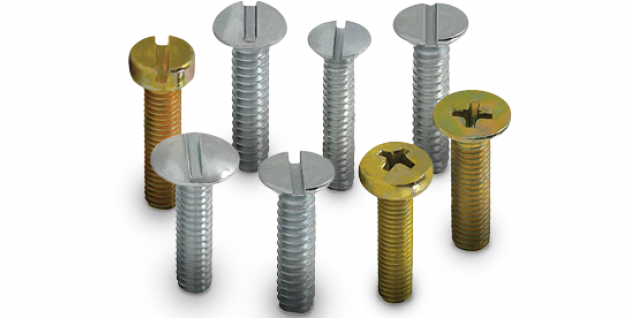
#> input picture dataset/train/01.png, 630 x 318 px; its folder holds only this picture in this run
$ python extractor.py
#> lines starting #> are read from the running program, lines starting #| are printed output that depends on the picture; after the words box and inside, x2 and y2 are one past the last pixel; in counts of white or black regions, pixels touching at a corner belong together
#> in main, original_image is the input picture: shape (318, 630, 3); mean B, G, R 212.7, 218.7, 219.7
import cv2
import os
import numpy as np
import csv

folder_path = 'dataset/train'
output_csv = 'features.csv'
PARAM_ADAPTIVE_BLOCK = 11
PARAM_ADAPTIVE_C = 4

# now that the function works properly, let's extract the contours and save them in a csv file:

def image_processor(original_image):
    gray_image = cv2.cvtColor(original_image, cv2.COLOR_BGR2GRAY)
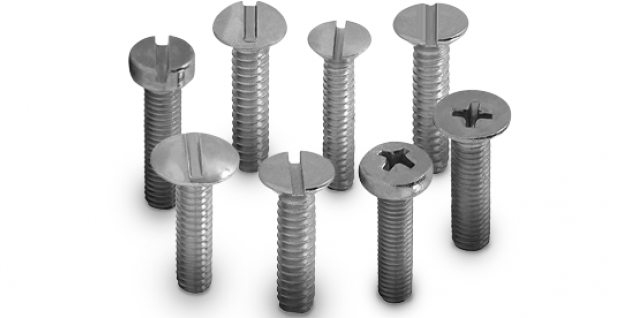
#> gray_image: shape (318, 630); min 8, max 255, mean 218.3
    soft_blur = cv2.GaussianBlur(gray_image, (5, 5), 0)
    binary = cv2.adaptiveThreshold(soft_blur, 255, cv2.ADAPTIVE_THRESH_GAUSSIAN_C, cv2.THRESH_BINARY_INV, PARAM_ADAPTIVE_BLOCK, PARAM_ADAPTIVE_C)
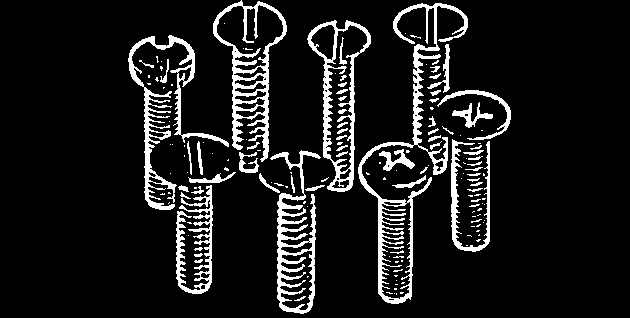
#> binary: shape (318, 630); 10.3% white; 154 white regions (94 under 20 px), largest, box (x1, y1, x2, y2) and area: (358, 3, 468, 304) 3879, (213, 0, 287, 162) 2679, (128, 35, 229, 210) 2629
    kernel = np.ones((3, 3), np.uint8)
    clean_binary = cv2.morphologyEx(binary, cv2.MORPH_OPEN, kernel)
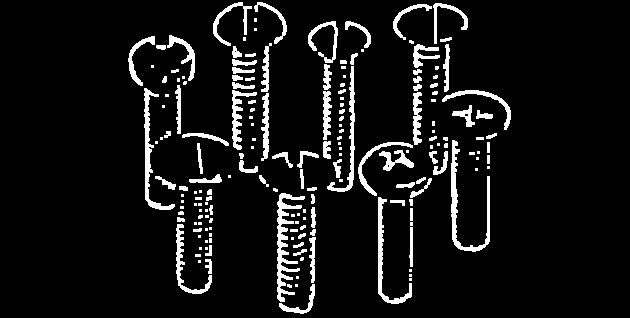
#> clean_binary: shape (318, 630); 7.9% white; 184 white regions (87 under 20 px)

    (contours, _) = cv2.findContours(clean_binary.copy(), cv2.RETR_EXTERNAL, cv2.CHAIN_APPROX_SIMPLE)
#> contours = 184 contours, 109 with area under 20; largest, box (x1, y1, x2, y2) and area: (277, 193, 305, 302) 782, (451, 140, 490, 252) 684, (144, 88, 175, 210) 560, (378, 197, 412, 304) 504, (327, 66, 355, 192) 440

    return contours

def main():

    try:
        file_names = [f for f in os.listdir(folder_path) if f.endswith(('.jpg', '.png'))]
        if not file_names:
            print("Nenhuma imagem foi encontrada")

    except FileNotFoundError:
        print(f'Erro: O diretório {folder_path} não foi encontrado.')

    # dealing with csv:

    with open(output_csv, mode='w', newline='') as f:
        csv_writer = csv.writer(f)
        header = ['image_name', 'area', 'aspect_ratio', 'extent', 'solidity']
        csv_writer.writerow(header)
        print('Iniciando características!')

        for image_name in file_names:
            full_path = os.path.join(folder_path, image_name)
            original_image = cv2.imread(full_path)
            if original_image is None:
                print(f'Erro ao carregar a imagem {image_name}. Pulando para a próxima.')
                continue

            contours = image_processor(original_image)
            for contour in contours:

                # proportions

                area = cv2.contourArea(contour)

                if area < 50:
                    continue

                x, y, w, h = cv2.boundingRect(contour)
                aspect_ratio = float(w) / h if h != 0 else 0

                # extent & area

                rect_area = w * h
                extent = float(area) / rect_area if rect_area != 0 else 0

                # solidity

                hull = cv2.convexHull(contour)
                hull_area = cv2.contourArea(hull)
                solidity = float(area) / hull_area if hull_area != 0 else 0

                row = [image_name, area, aspect_ratio, extent, solidity]
                csv_writer.writerow(row)
#> this loop made 184 passes
#> area on passes 9, 12, 15: 46.5, 27, 28.5

            print(f'Imagem OK e processada: {image_name}, com {len(contours)} contornos.')
#| Imagem OK e processada: 01.png, com 184 contornos.
    print(f'Características salvas em {output_csv}')

if __name__ == "__main__":
    main()

$ run again, on dataset/train/05.jpg
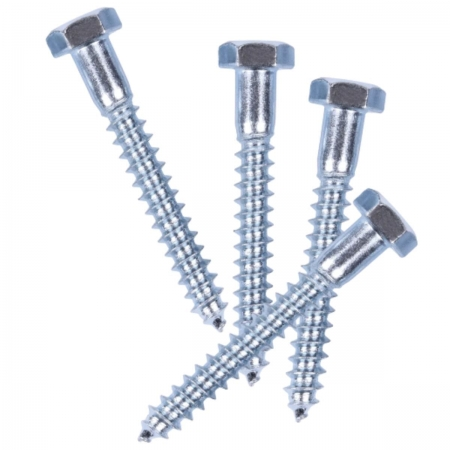
#> input picture dataset/train/05.jpg, 450 x 450 px
#> in main, original_image is the input picture: shape (450, 450, 3); mean B, G, R 239.3, 234.6, 231.8
#> in image_processor, `binary = cv2.adaptiveThreshold(soft_blur, 255, cv2.ADAPTIVE_THRESH_GAU..`:
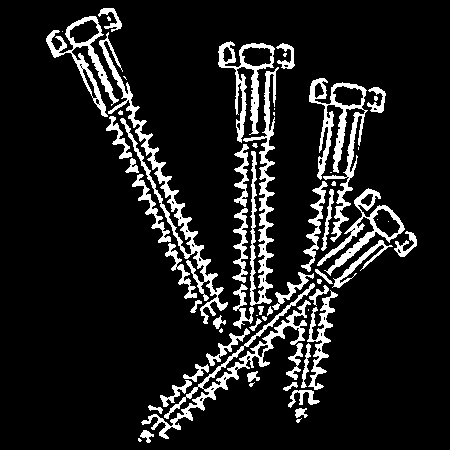
#> binary: shape (450, 450); 11.5% white; 63 white regions (20 under 20 px), largest, box (x1, y1, x2, y2) and area: (99, 32, 228, 324) 3095, (141, 283, 315, 439) 2511, (309, 78, 368, 242) 2489
#> in image_processor, `clean_binary = cv2.morphologyEx(binary, cv2.MORPH_OPEN, kernel)`:
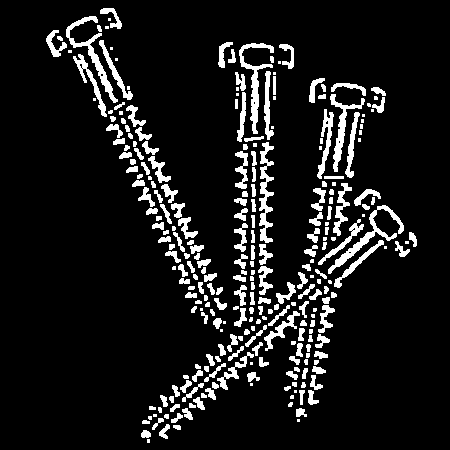
#> clean_binary: shape (450, 450); 10.1% white; 273 white regions (62 under 20 px)
#> in image_processor, `(contours, _) = cv2.findContours(clean_binary.copy(), cv2.RETR_EXTERNA..`: contours = 273 contours, 122 with area under 20; largest, box (x1, y1, x2, y2) and area: (328, 205, 404, 274) 622, (66, 16, 118, 103) 590, (239, 43, 274, 134) 576, (259, 142, 274, 243) 557, (330, 94, 365, 172) 468
#> the loop in main, `for contour in contours:` made 273 passes
#> area on passes 3, 7, 11: 22.5, 34, 40
#| Imagem OK e processada: 05.jpg, com 273 contornos.

$ run again, on dataset/train/06.jpg
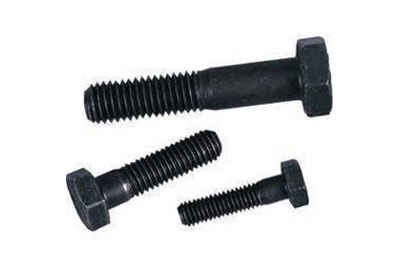
#> input picture dataset/train/06.jpg, 400 x 267 px
#> in main, original_image is the input picture: shape (267, 400, 3); mean B, G, R 215.1, 214, 213.1
#> in image_processor, `binary = cv2.adaptiveThreshold(soft_blur, 255, cv2.ADAPTIVE_THRESH_GAU..`:
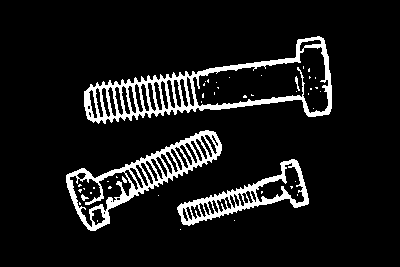
#> binary: shape (267, 400); 9.1% white; 45 white regions (39 under 20 px), largest, box (x1, y1, x2, y2) and area: (84, 36, 332, 124) 4383, (66, 130, 222, 231) 3115, (177, 159, 309, 226) 1997, (295, 76, 300, 91) 31, (81, 194, 89, 201) 27, (122, 176, 127, 183) 21
#> in image_processor, `clean_binary = cv2.morphologyEx(binary, cv2.MORPH_OPEN, kernel)`:
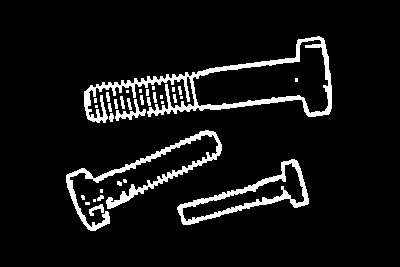
#> clean_binary: shape (267, 400); 7.4% white; 34 white regions (15 under 20 px)
#> in image_processor, `(contours, _) = cv2.findContours(clean_binary.copy(), cv2.RETR_EXTERNA..`: contours = 33 contours, 23 with area under 20; largest, box (x1, y1, x2, y2) and area: (84, 36, 332, 123) 7730, (177, 159, 309, 225) 3174, (66, 130, 222, 231) 1605, (115, 99, 146, 121) 156, (89, 204, 104, 216) 57
#> the loop in main, `for contour in contours:` made 33 passes
#> (area, x, y, w, h, aspect_ratio, rect_area, extent) on passes 1, 9, 10, 15, 33: (57, 89, 204, 15, 12, 1.25, 180, 0.317), (3174, 177, 159, 132, 66, 2, 8712, 0.364), (1605, 66, 130, 156, 101, 1.54, 15756, 0.102), (156.5, 115, 99, 31, 22, 1.41, 682, 0.229), (7730, 84, 36, 248, 87, 2.85, 21576, 0.358)
#| Imagem OK e processada: 06.jpg, com 33 contornos.

$ run again, on dataset/train/02.jpg
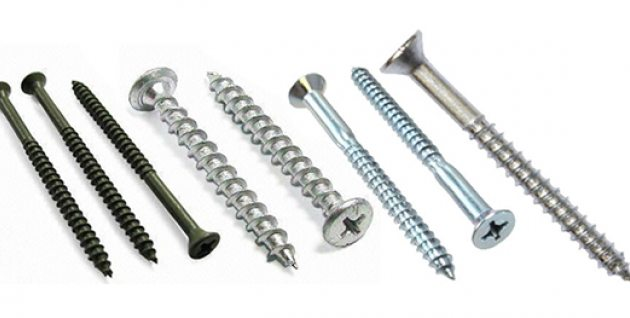
#> input picture dataset/train/02.jpg, 630 x 318 px
#> in main, original_image is the input picture: shape (318, 630, 3); mean B, G, R 226.3, 227.1, 225.9
#> in image_processor, `binary = cv2.adaptiveThreshold(soft_blur, 255, cv2.ADAPTIVE_THRESH_GAU..`:
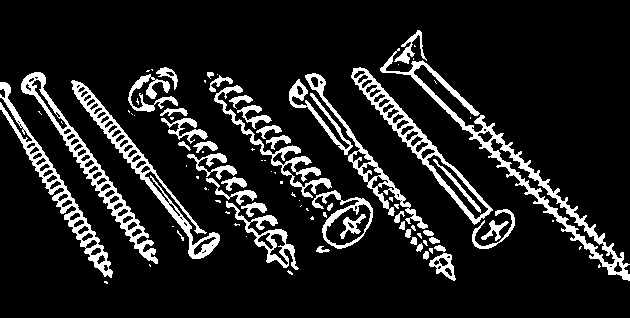
#> binary: shape (318, 630); 12.4% white; 94 white regions (50 under 20 px), largest, box (x1, y1, x2, y2) and area: (380, 48, 630, 281) 3888, (21, 72, 158, 264) 2548, (71, 80, 220, 259) 2522
#> in image_processor, `clean_binary = cv2.morphologyEx(binary, cv2.MORPH_OPEN, kernel)`:
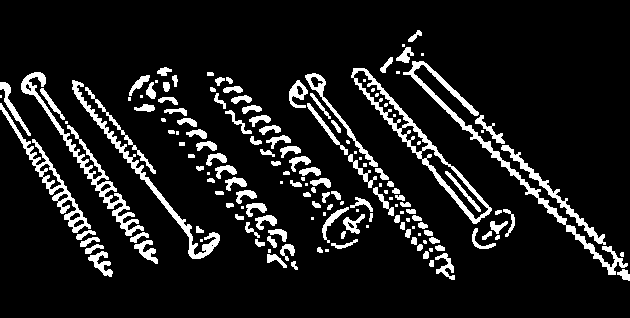
#> clean_binary: shape (318, 630); 10.8% white; 165 white regions (45 under 20 px)
#> in image_processor, `(contours, _) = cv2.findContours(clean_binary.copy(), cv2.RETR_EXTERNA..`: contours = 158 contours, 51 with area under 20; largest, box (x1, y1, x2, y2) and area: (351, 68, 492, 224) 3722, (403, 61, 628, 275) 1754, (21, 72, 144, 236) 1493, (0, 103, 91, 233) 1380, (72, 80, 220, 259) 1216
#> the loop in main, `for contour in contours:` made 158 passes
#> area on passes 2, 3, 7: 24.5, 21, 30
#| Imagem OK e processada: 02.jpg, com 158 contornos.
